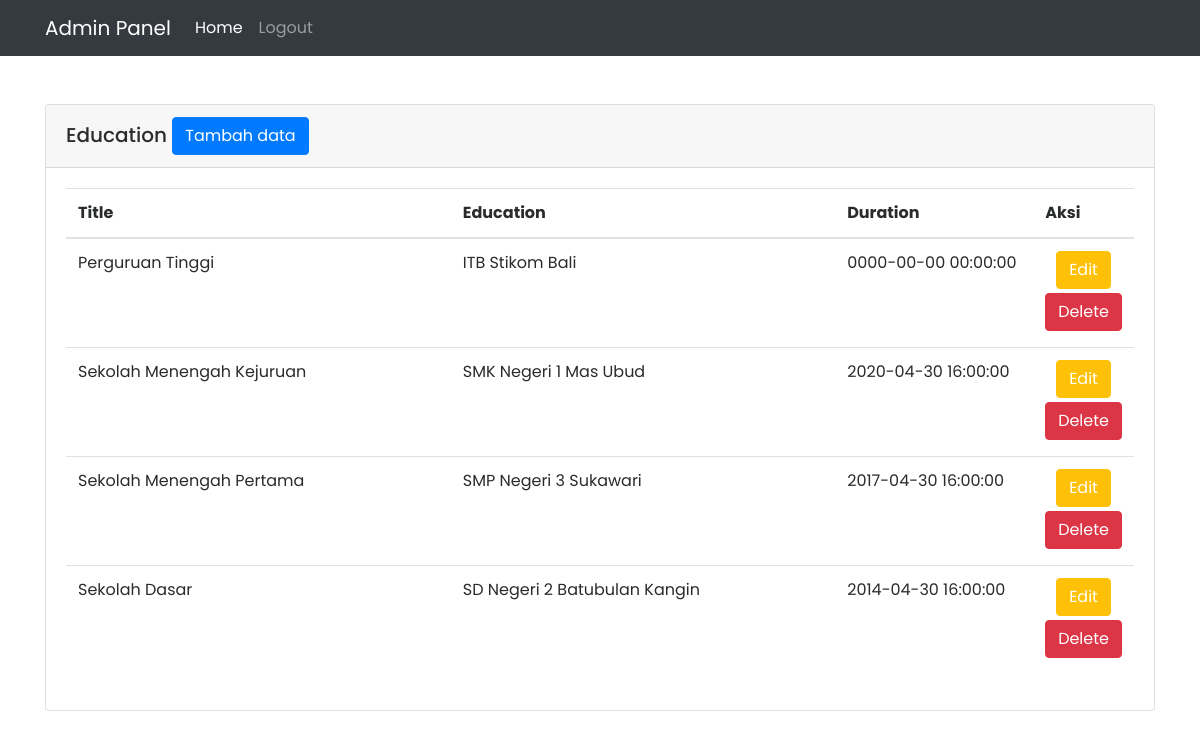
The app's page /admin/education.php (signed in) with its own data.
### tables this page shows
CREATE TABLE `tb_education` (
  `id` int(10) NOT NULL,
  `title` varchar(100) NOT NULL,
  `education` varchar(100) NOT NULL,
  `enddate` timestamp NULL DEFAULT NULL
);

### admin/education.php (the view, shortened to what this page needs)
<?php
include 'include/header.php';
include '../config.php';
$result = mysqli_query($mysqli, "SELECT * FROM tb_education ORDER BY id DESC");
?>
<div class="container">
	<div class="row my-5">
		<div class="col-12">
			<div class="card">
				<h5 class="card-header">Education
					<button type="button" class="btn btn-primary" data-toggle="modal" data-target="#exampleModal">
						Tambah data
					</button>
				</h5>
				<div class="card-body">
					<table class="table">
						<thead>
							<tr>
								<th scope="col" width="40%">Title</th>
								<th scope="col" width="40%">Education</th>
								<th scope="col" width="40%">Duration</th>
								<th scope="col" width="20%">Aksi</th>
							</tr>
						</thead>
						<tbody>
							<?php
							while($data = mysqli_fetch_array($result)) { ?>
								<tr>
									<td><?=$data['title']?></td>
									<td><?=$data['education']?></td>
									<td><?= $data['enddate'];?></td>
									<td class="text-center">
										<button type="button" class="btn btn-warning text-white text-center mb-1" data-toggle="modal" data-target="#edit<?=$data['id']?>">
											Edit
										</button>
										<a href="../proses/deleteeducation.php?id=<?=$data['id']?>" class="btn btn-danger text-center mb-1">Delete</a>
									</td>
								</tr>
							<?php }?>
						</tbody>
					</table>
				</div>
			</div>
		</div>
	</div>
</div>
<?php
include 'include/footer.php';
?>

### assets/css/style.css (style rules this page uses)
* { font-family: 'Poppins', sans-serif; color: #292b2c; }

### records on screen
tb_education: title "Perguruan Tinggi", education "ITB Stikom Bali", enddate "0000-00-00 00:00:00"
tb_education: title "Sekolah Menengah Kejuruan", education "SMK Negeri 1 Mas Ubud", enddate "2020-04-30 16:00:00"
tb_education: title "Sekolah Menengah Pertama", education "SMP Negeri 3 Sukawari", enddate "2017-04-30 16:00:00"
tb_education: title "Sekolah Dasar", education "SD Negeri 2 Batubulan Kangin", enddate "2014-04-30 16:00:00"
